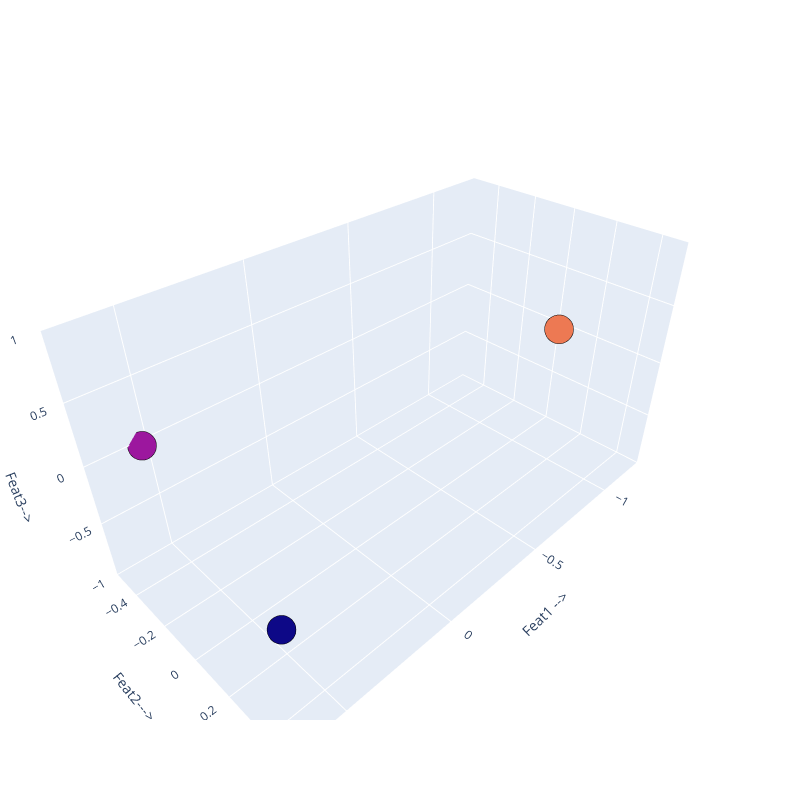

The notebook cell saved with this chart:
### Code cell
import numpy as np
from scipy.spatial import distance_matrix
from sklearn.decomposition import PCA
from sklearn.preprocessing import StandardScaler


X = distance_matrix(np.array(doc_term_matrix_tfidf_l2),np.array(doc_term_matrix_tfidf_l2))
print(X)

# 4. PCA for Dimensionality Reduction and Visualization
scaler = StandardScaler()
X_scaled = scaler.fit_transform(X)

pca = PCA(n_components=3)
X_pca = pca.fit_transform(X)


import plotly.graph_objects as go  #for 3D plot

## 3D plot 
Scene = dict(xaxis = dict(title  = 'Feat1 -->'),yaxis = dict(title  = 'Feat2--->'),zaxis = dict(title  = 'Feat3-->'))

labels = list(range(X.shape[0] + 1)) 
trace = go.Scatter3d(x=X_pca[:, 0], y=X_pca[:, 1], z=X_pca[:, 2], mode='markers',marker=dict(color = labels, size= 10, line=dict(color= 'black',width = 10)))
layout = go.Layout(margin=dict(l=0,r=0),scene = Scene,height = 800,width = 800)
data = [trace]
fig = go.Figure(data = data, layout = layout)
fig.show()

## Now try with 30 vectors:
mydoclist = [
    'Julie loves me more than Linda loves me',
    'Jane likes me more than Julie loves me',
    'He likes basketball more than baseball',
    'Soccer is less popular than basketball in some countries',
    'Tom prefers soccer over football on weekends',
    'Football games are louder than soccer matches',
    'I enjoy movies more than concerts',
    'Cindy watches movies more often than she attends concerts',
    'Concerts can be more thrilling than watching movies',
    'Cooking at home is healthier than eating out',
    'Many prefer home-cooked meals over fast food',
    'Fast food is convenient but not always healthy',
    'Reading books enriches the mind more than watching TV',
    'Libraries stock more books than magazines',
    'She reads newspapers more frequently than books',
    'Traveling by train is more scenic than by car',
    'Cars are more convenient for short trips than trains',
    'Trains are preferred over cars for long-distance travel in Europe',
    'Coding in Python is more versatile than in Java',
    'Java is as popular as Python among enterprise applications',
    'Python has a simpler syntax than Java',
    'Artificial intelligence is transforming industries faster than expected',
    'Machine learning is a subset of artificial intelligence',
    'Deep learning dives deeper than traditional machine learning methods',
    'The ocean is deeper than the surface appears',
    'Mountain climbing is riskier than hiking',
    'Hiking trails are less crowded than city parks',
    'City parks offer more activities than rural parks',
    'Rural areas are quieter than urban areas',
    'Urban living provides more convenience but less tranquility than rural living'
]

### Figure 1 — Plotly figure (JSON) as saved in the notebook; plotly's stock layout.template omitted (floating-point values rounded to 4 significant figures)
{"data": [{"marker": {"color": [0, 1, 2, 3], "line": {"color": "black", "width": 10}, "size": 10}, "mode": "markers", "type": "scatter3d", "x": [0.6764, 0.5347, -1.211], "y": [0.4747, -0.5132, 0.03852], "z": [0, 0, 0]}], "layout": {"height": 800, "margin": {"l": 0, "r": 0}, "scene": {"xaxis": {"title": {"text": "Feat1 -->"}}, "yaxis": {"title": {"text": "Feat2--->"}}, "zaxis": {"title": {"text": "Feat3-->"}}}, "width": 800}}
